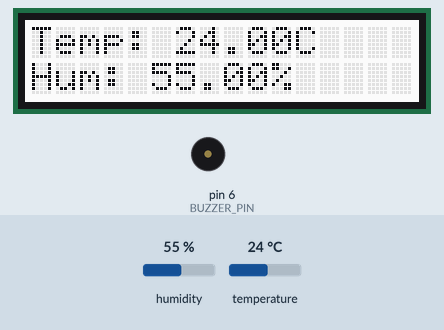
Recording of a sketch running on a simulated Arduino Uno, built with avr-gcc and run on an emulated ATmega328P. Shown: 16×2 character LCD, buzzer (waves = sounding, pin HIGH). Inputs (shaded band) come from the test bench; at power-on: temperature 24 °C, humidity 55 %.

Above: at 1.2 s.
1.3 s: temperature set to 27 °C
At 3.4 s:
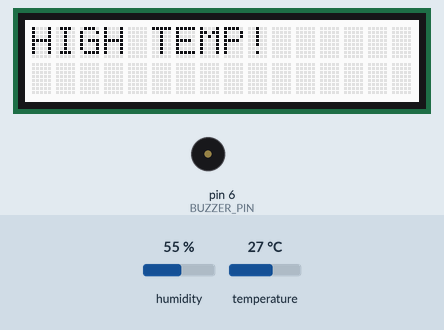
4.1 s: humidity set to 78 %
6.9 s: humidity set to 81 %
At 9.7 s:
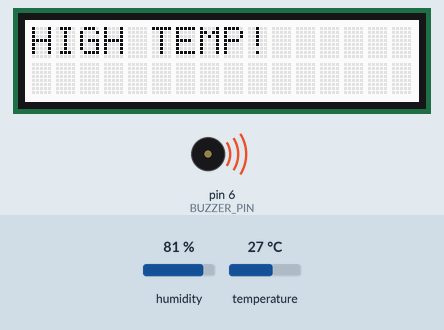
10.0 s: temperature set to 12 °C
At 11.7 s:
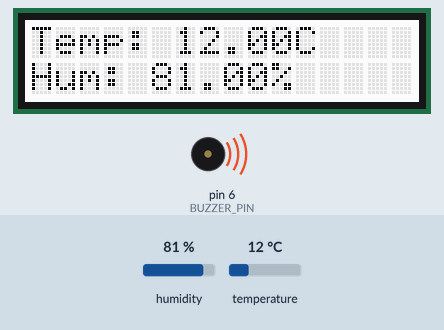
12.8 s: temperature set to 28 °C
At 15.1 s:
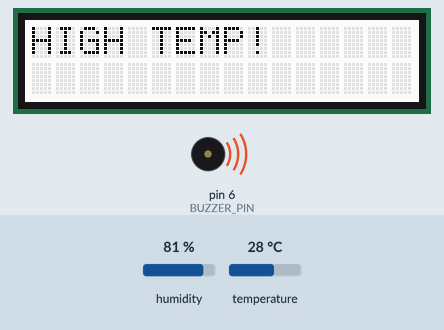
16.2 s: humidity set to 22 %
At 17.6 s:
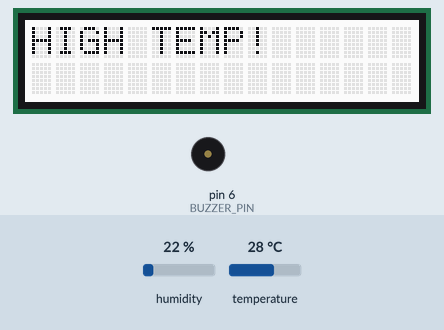
Timing chart, 0 to 19.2 s (numbered marks = the images above; inputs shaded):
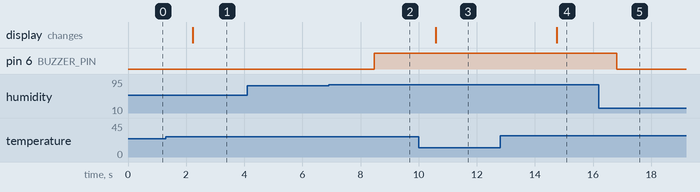

Measured:
- the behaviour switches between 25 and 26 °C on temperature (found by bisection; images 0 and 1)
- the behaviour switches between 79 and 80 % on humidity (found by bisection; images 1 and 2)
- after the input at 1.3 s, the display: changes after 0.93 s (image 1)
- after the input at 4.1 s, every drawn part: stays the same
- after the input at 6.9 s, pin 6 (BUZZER_PIN): LOW → HIGH after 1.6 s
- after the input at 10.0 s, the display: changes after 0.59 s (image 3)
- after the input at 12.8 s, the display: changes after 2.0 s (image 4)
- after the input at 16.2 s, pin 6 (BUZZER_PIN): HIGH → LOW after 0.62 s

The sketch:

temp_warning_system.ino
```cpp
// This code measures the temp and humidity from the sensors attached to an
// arduino and if above a threshold, activates a buzzer and then sends it to
// a raspberry pi via bluetooth to be displayed on an lcd screen and
// transmitted to thingsboard cloud.


// Include the DHT library so we can incorporate different sensors.
#include <DHT.h>
// Include the SoftwareSerial library so we can use digital pins for Bluetooth.
#include <SoftwareSerial.h>
// Include Grove LCD library
#include <rgb_lcd.h>

#define DHT_PIN 4
#define DHT_TYPE DHT11
#define BUZZER_PIN 6
#define RxD 8
#define TxD 9

// Create a DHT object using the pin and type we defined
DHT dht(DHT_PIN, DHT_TYPE);

// Create an LCD object
rgb_lcd lcd;

SoftwareSerial blueToothSerial(RxD, TxD);

void setup()
{
  blueToothSerial.begin(9600);
  dht.begin();

  // Start the LCD with 16 columns and 2 rows
  lcd.begin(16, 2);

  pinMode(BUZZER_PIN, OUTPUT);
}

void loop()
{
  float temperature = dht.readTemperature();
  float humidity = dht.readHumidity();

  // Clear the LCD screen ready for new values
  lcd.clear();

  lcd.setCursor(0, 0);
  lcd.print("Temp: ");
  lcd.print(temperature);
  lcd.print("C");

  lcd.setCursor(0, 1);
  lcd.print("Hum: ");
  lcd.print(humidity);
  lcd.print("%");

  if (temperature > 25) {
    lcd.clear();
    lcd.setCursor(0, 0);
    lcd.print("HIGH TEMP!");
  }

  if (humidity >= 80) {
    digitalWrite(BUZZER_PIN, HIGH);
  } else {
    digitalWrite(BUZZER_PIN, LOW);
  }

  blueToothSerial.print("Temp: ");
  blueToothSerial.print(temperature);
  blueToothSerial.print("C  Hum: ");
  blueToothSerial.print(humidity);
  blueToothSerial.println("%");

  delay(2000);
}
```
